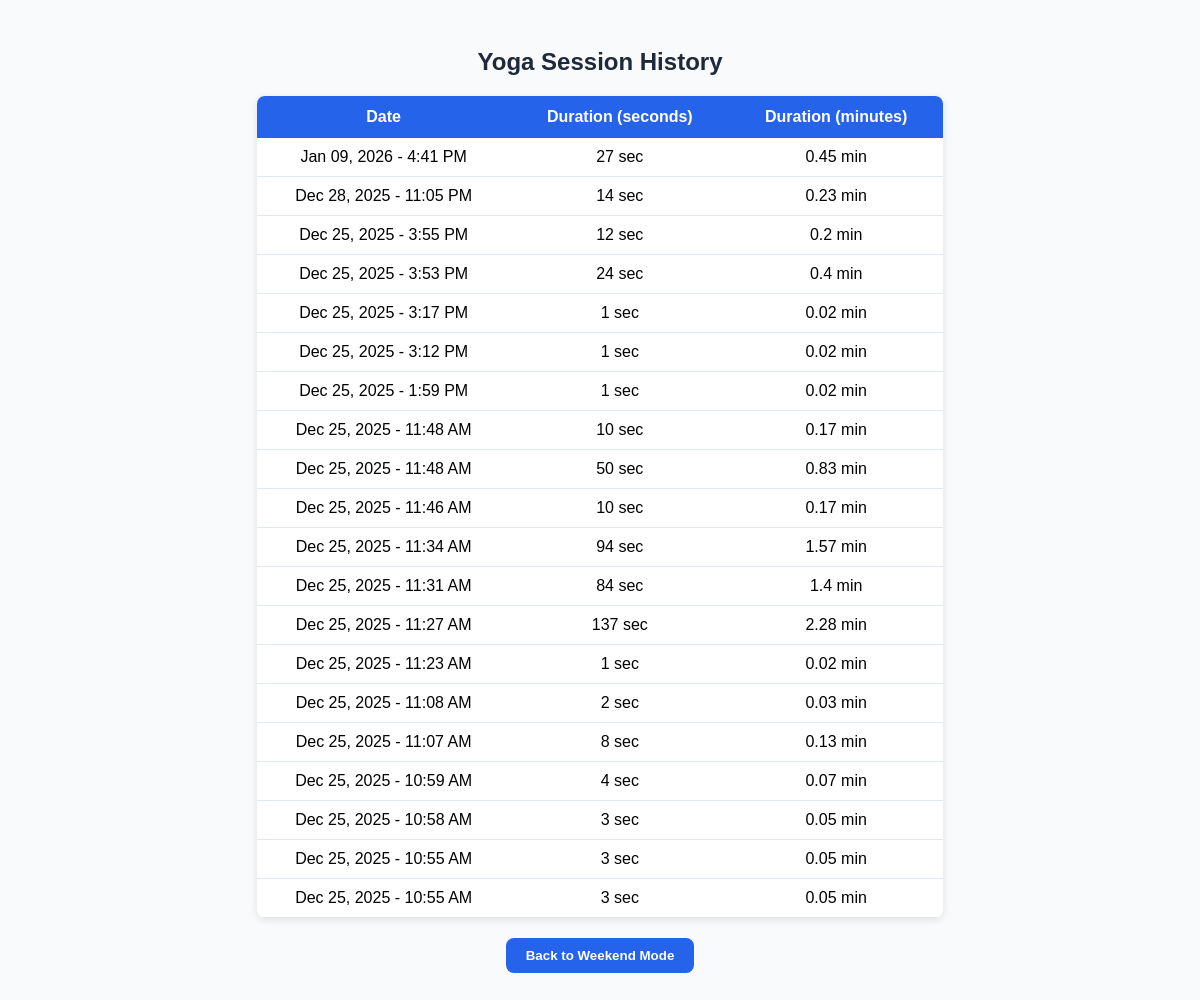
Page /weekend/history/ on the earlier database version.
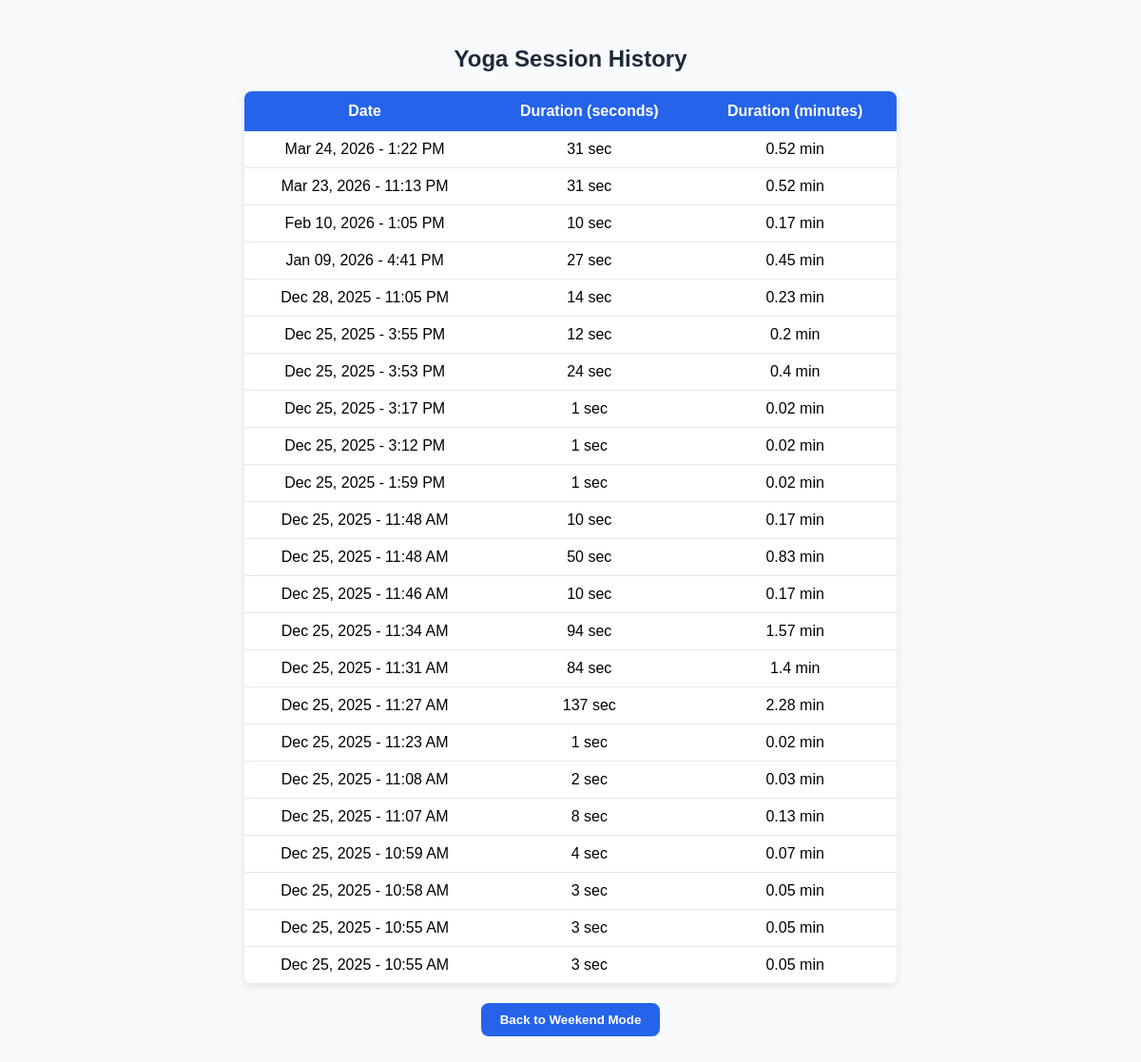
Same page on the later database version.
### monitor/models.py (models this page shows, shortened)
class YogaSession(models.Model):
    date = models.DateTimeField(auto_now_add=True)
    duration = models.IntegerField()  # seconds
    @property
    def duration_minutes(self):
        return round(self.duration / 60, 2)

### monitor/views.py (the view)
# urls.py: path("weekend/history/", views.session_history, name="session_history"),
def session_history(request):
    sessions = YogaSession.objects.all().order_by("-date")
    print(f"📊 Loading {sessions.count()} yoga sessions")
    return render(request, "monitor/history.html", {"sessions": sessions})

### monitor/templates/monitor/history.html (shortened to what this page needs)
<!DOCTYPE html>
<html>
<head>
</head>
<body>
    <h2 style="text-align:center; color:#1e293b;">Yoga Session History</h2>
    {% if sessions %}
    <table>
        <thead>
            <tr>
                <th>Date</th>
                <th>Duration (seconds)</th>
                <th>Duration (minutes)</th>
            </tr>
        </thead>
        <tbody>
            {% for s in sessions %}
            <tr>
                <td>{{ s.date|date:"M d, Y - g:i A" }}</td>
                <td>{{ s.duration }} sec</td>
                <td>{{ s.duration_minutes }} min</td>
            </tr>
            {% endfor %}
        </tbody>
    </table>
    {% else %}
    <div class="no-data">
        <p>No yoga sessions recorded yet. Start your first session!</p>
    </div>
    {% endif %}
    <div style="text-align:center; margin-top:20px;">
        <a href="{% url 'weekend_page' %}">
            <button>Back to Weekend Mode</button>
        </a>
    </div>
</body>
</html>

Differences in the rows shown:
added YogaSession: date "Mar 24, 2026 - 1:22 PM", duration "31", duration_minutes "0.52"
added YogaSession: date "Mar 23, 2026 - 11:13 PM", duration "31", duration_minutes "0.52"
added YogaSession: date "Feb 10, 2026 - 1:05 PM", duration "10", duration_minutes "0.17"
